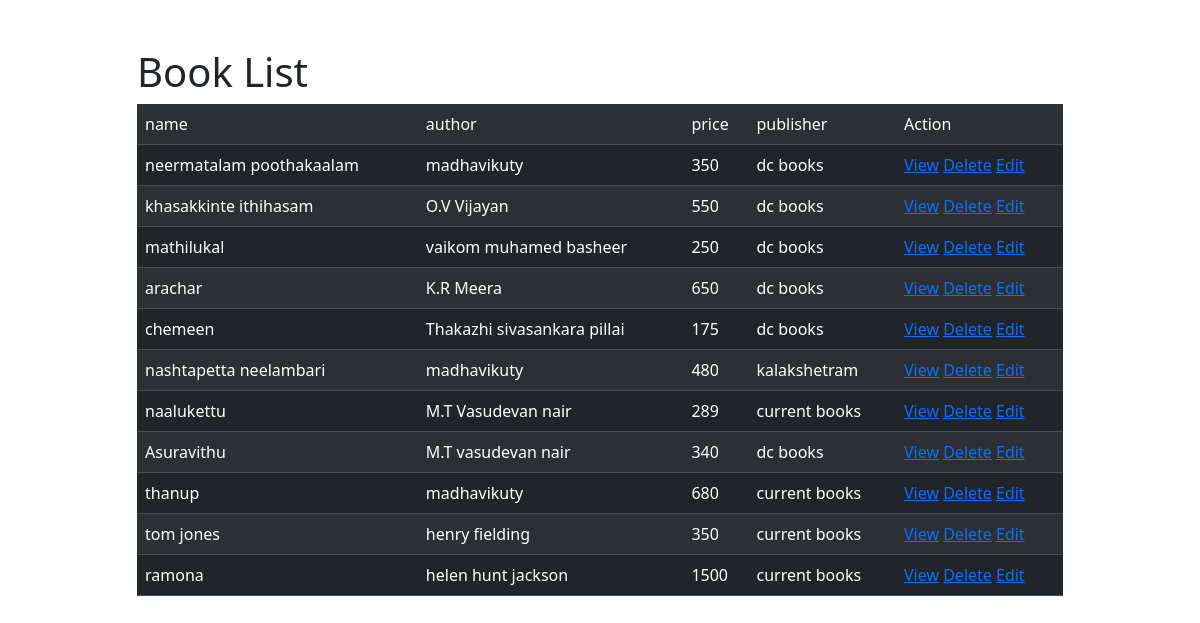
/books/all, run on an earlier commit of the app's database.
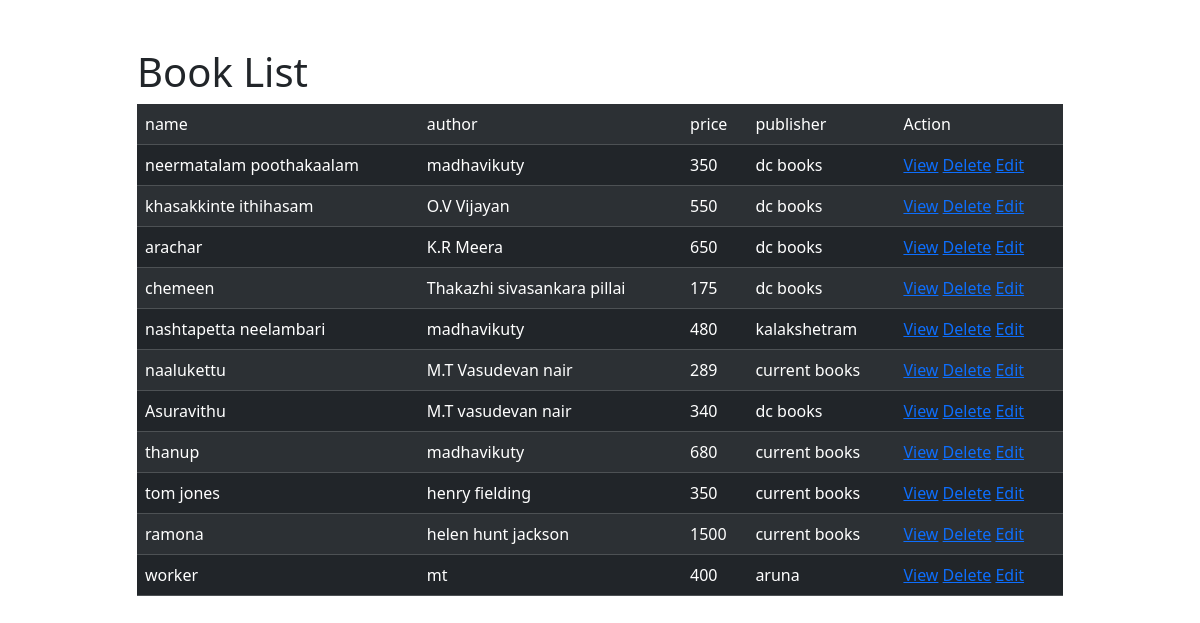
And on a later commit of the database.
### bookapp/models.py (models this page shows, shortened)
class Books(models.Model):
    name=models.CharField(max_length=200,unique=True)
    author=models.CharField(max_length=200)
    price=models.PositiveIntegerField()
    publisher=models.CharField(max_length=200)

### bookapp/views.py (the view)
# urls.py: path('books/all',BookListView.as_view(),name="book-list"),
class BookListView(View):
    def get(self,request,*args,**kwargs):
        qs=Books.objects.all()
        return render(request,"book_list.html",{"books":qs})

### bookapp/templates/book_list.html (shortened to what this page needs)
<!DOCTYPE html>
<html lang="en">
<head>
    <link href="https://cdn.jsdelivr.net/npm/bootstrap@5.3.2/dist/css/bootstrap.min.css" rel="stylesheet">
</head>
<body>
    <div class="container">
        <div class="row mt-5">
            <div class="col-1"></div>
            <div class="col-10">
                <h1>Book List</h1>
                <table class=" table table-striped table-dark table-hover">
                    <tr>
                        <td>name</td>
                        <td>author</td>
                        <td>price</td>
                        <td>publisher</td>
                        <td>Action</td>
                    </tr>
                    {% for book in books %}
                    <tr>
                        <td>{{book.name}}</td>
                        <td>{{book.author}}</td>
                        <td>{{book.price}}</td>
                        <td>{{book.publisher}}</td>
                        <td>
                            <a href="{% url 'book-detail' book.id %}">View</a>
                            <a href="{% url 'book-remove' book.id %}">Delete</a>
                            <a href="{% url 'book-change' book.id %}">Edit</a>
                        </td>
                    </tr>
                    {% endfor %}
                </table>
            </div>
            <div class="col-1"></div>
        </div>
       </div>
</body>
</html>

What changed in the data, as far as the page shows it:
removed Books: name "mathilukal", author "vaikom muhamed basheer", price "250", publisher "dc books"
added Books: name "worker", author "mt", price "400", publisher "aruna"
